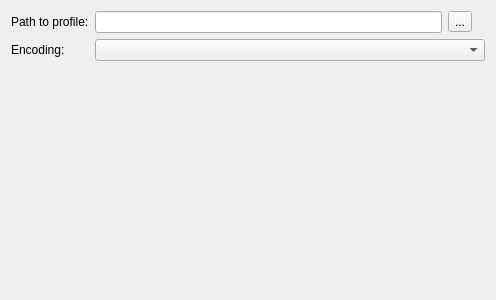
<?xml version="1.0" encoding="UTF-8"?>
<ui version="4.0">
 <class>ClientConfigPage</class>
 <widget class="QWizardPage" name="ClientConfigPage">
  <property name="geometry">
   <rect>
    <x>0</x>
    <y>0</y>
    <width>496</width>
    <height>300</height>
   </rect>
  </property>
  <property name="windowTitle">
   <string>WizardPage</string>
  </property>
  <layout class="QFormLayout" name="formLayout">
   <item row="0" column="0">
    <widget class="QLabel" name="label">
     <property name="text">
      <string>Path to profile:</string>
     </property>
    </widget>
   </item>
   <item row="0" column="1">
    <layout class="QHBoxLayout" name="horizontalLayout">
     <item>
      <widget class="QLineEdit" name="filenameEdit"/>
     </item>
     <item>
      <widget class="QToolButton" name="browseButton">
       <property name="text">
        <string>...</string>
       </property>
      </widget>
     </item>
     <item>
      <widget class="QLabel" name="validIcon">
       <property name="text">
        <string/>
       </property>
      </widget>
     </item>
    </layout>
   </item>
   <item row="1" column="0">
    <widget class="QLabel" name="label_2">
     <property name="text">
      <string>Encoding:</string>
     </property>
    </widget>
   </item>
   <item row="1" column="1">
    <widget class="QComboBox" name="codepageBox"/>
   </item>
  </layout>
 </widget>
 <resources/>
 <connections/>
</ui>
